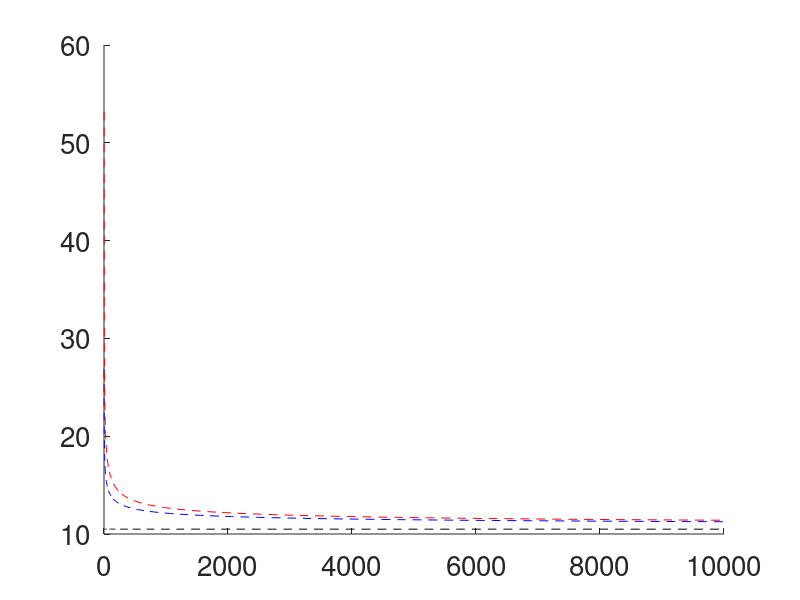

Source code (MATLAB): (Note: this script raises an error after producing the figure.)
% plot Bates data with theoretical predictions
clear;
cd ../

addpath('functions')
addpath('chainstats')
addpath('misc')
addpath('chainstats/eigcalc')
addpath('chainstats/integrals')


figure;
set(gca,'fontsize',20)
hold

% Collect some data
% Dataset 1: Paper from: gillard2015fluctuations
N = 39;
fa = 0.51;v = 118;b = (1-fa)*7.2+fa*8.3;
alpha = b/power(v,1/3);
Nbar = N*power(alpha,6);
CHINODT1 = 22;

% SCFT Theory
% NV = logspace(0,log10(500),100)';
NV = logspace(0,4,100)';
SCFT = ones(length(NV),1)*10.495;

% FH Theory
FH = 10.495+41.0*power(NV*alpha^6,-1/3);

% Morse Theory
MORSE = 10.495+41.0*power(NV*alpha^6,-1/3)+123*power(NV*alpha^6,-0.56);
plot(NV,SCFT,'k--')
plot(NV,FH,'b--')
plot(NV,MORSE,'r--')

NV = logspace(0,4,10)';
chit = zeros(length(NV),1);
for ii = 1:length(NV)
    [chit(ii),phase]=spinodalRG(NV(ii),alpha,0.5);
end
chiall = chit.*NV;
plot(N,CHINODT1,'ko','markersize',10,'markerfacecolor','k');

% process figure
set(gca,'xscale','log')
% xlim([1e2,1e4])
box on

cd mkfigures/